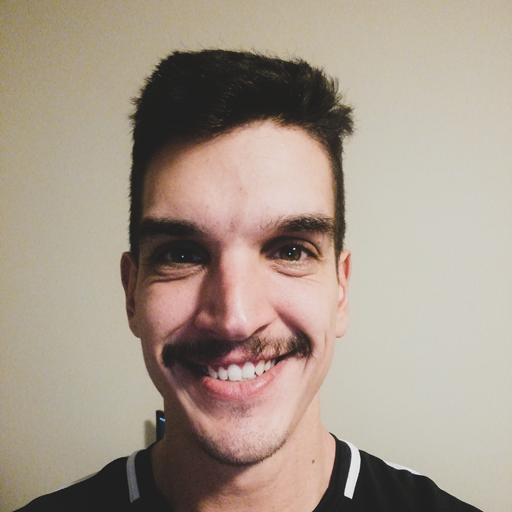
#> input picture psnrEdit-1x.tif, 512 x 512 px; the run also reads 2 pictures not shown here
$ jupyter execute psnrNotebook.ipynb
#> lines starting #> are read from the running program, lines starting #| are printed output that depends on the picture
[cell 1]
import numpy as np
import skimage
import skimage.measure as msr
import matplotlib.pyplot as plt
from matplotlib.pyplot import imshow
from matplotlib import rcParams
from PIL import Image

[cell 2]
# Read images
imgZit0 = Image.open("psnrEdit-1x.tif")
#> imgZit0 is the input picture: PIL image 512x512 RGB; mean R, G, B 166.6, 152.8, 139.7
imgZit1 = Image.open("psnrOrig.tif")
imgZit2 = Image.open("psnrEdit-2x.tif")
imgZit4 = Image.open("psnrEdit-4x.tif")
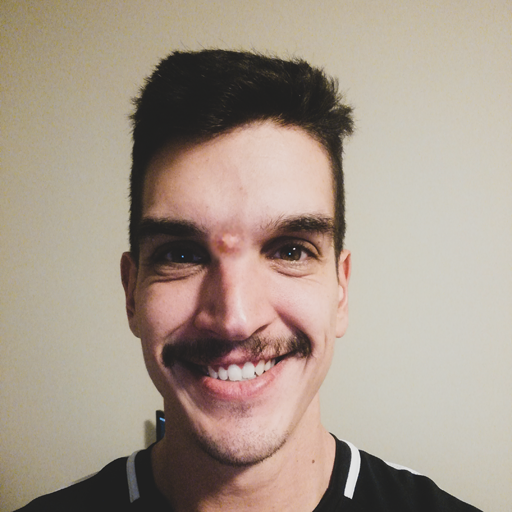
#> input picture psnrEdit-4x.tif, 512 x 512 px
#> imgZit4 is the input picture: PIL image 512x512 RGB; mean R, G, B 166.6, 152.8, 139.6

# figure size in inches optional
rcParams['figure.figsize'] = 18 ,18

# Display images side by side
fig, ax = plt.subplots(2,2)
ax[0, 0].imshow(imgZit0);
ax[0, 0].set_title('No Zit')
ax[0, 1].imshow(imgZit1);
ax[0, 1].set_title('Zit 1x Scale')
ax[1, 0].imshow(imgZit2);
ax[1, 0].set_title('Zit 2x Scale')
ax[1, 1].imshow(imgZit4);
ax[1, 1].set_title('Zit 4x Scale')
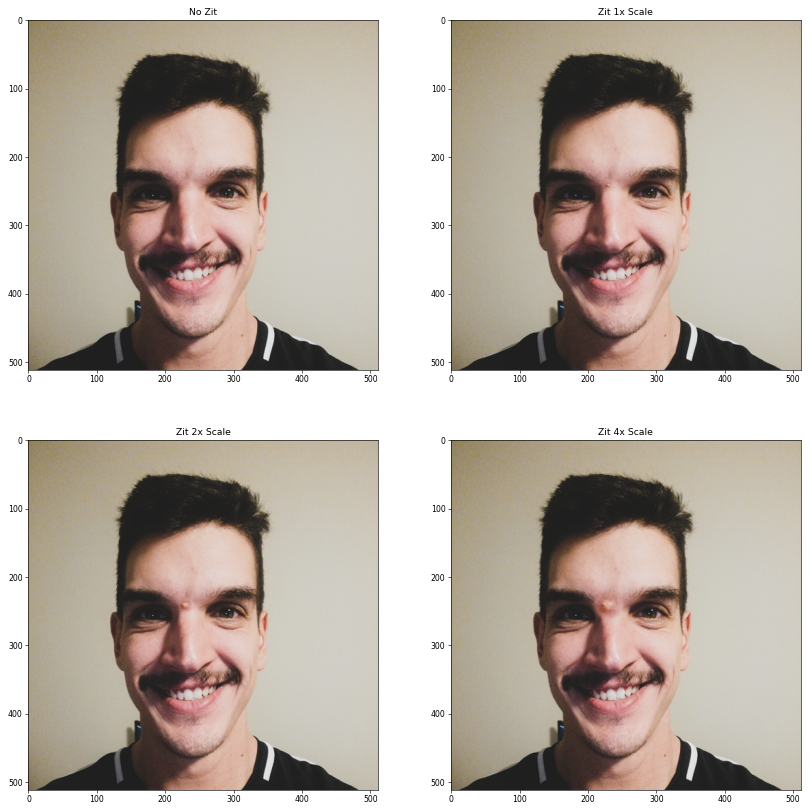
#> figure drawn by matplotlib, 4 panels

[cell 3]
# Load images as arrays
arrayZit0 = np.array(Image.open(('psnrEdit-1x.tif')))
arrayZit1 = np.array(Image.open(('psnrOrig.tif')))
arrayZit2 = np.array(Image.open(('psnrEdit-2x.tif')))
arrayZit4 = np.array(Image.open(('psnrEdit-4x.tif')))

# Calculate PSNR values
psnrZit0 = msr.compare_psnr(arrayZit0, arrayZit0)
#> psnrZit0 = inf
psnrZit1 = msr.compare_psnr(arrayZit0, arrayZit1)
#> psnrZit1 = 56.3
psnrZit2 = msr.compare_psnr(arrayZit0, arrayZit2)
#> psnrZit2 = 50.78
psnrZit4 = msr.compare_psnr(arrayZit0, arrayZit4)
#> psnrZit4 = 42.08

# Print statements
print(f"PSNR No Zit & No Zit: {round(psnrZit0, 2)}")
#| PSNR No Zit & No Zit: inf
print(f"PSNR No Zit & Zit 1x: {round(psnrZit1, 2)}")
#| PSNR No Zit & Zit 1x: 56.3
print(f"PSNR No Zit & Zit 2x: {round(psnrZit2, 2)}")
#| PSNR No Zit & Zit 2x: 50.78
print(f"PSNR No Zit & Zit 4x: {round(psnrZit4, 2)}")
#| PSNR No Zit & Zit 4x: 42.08
